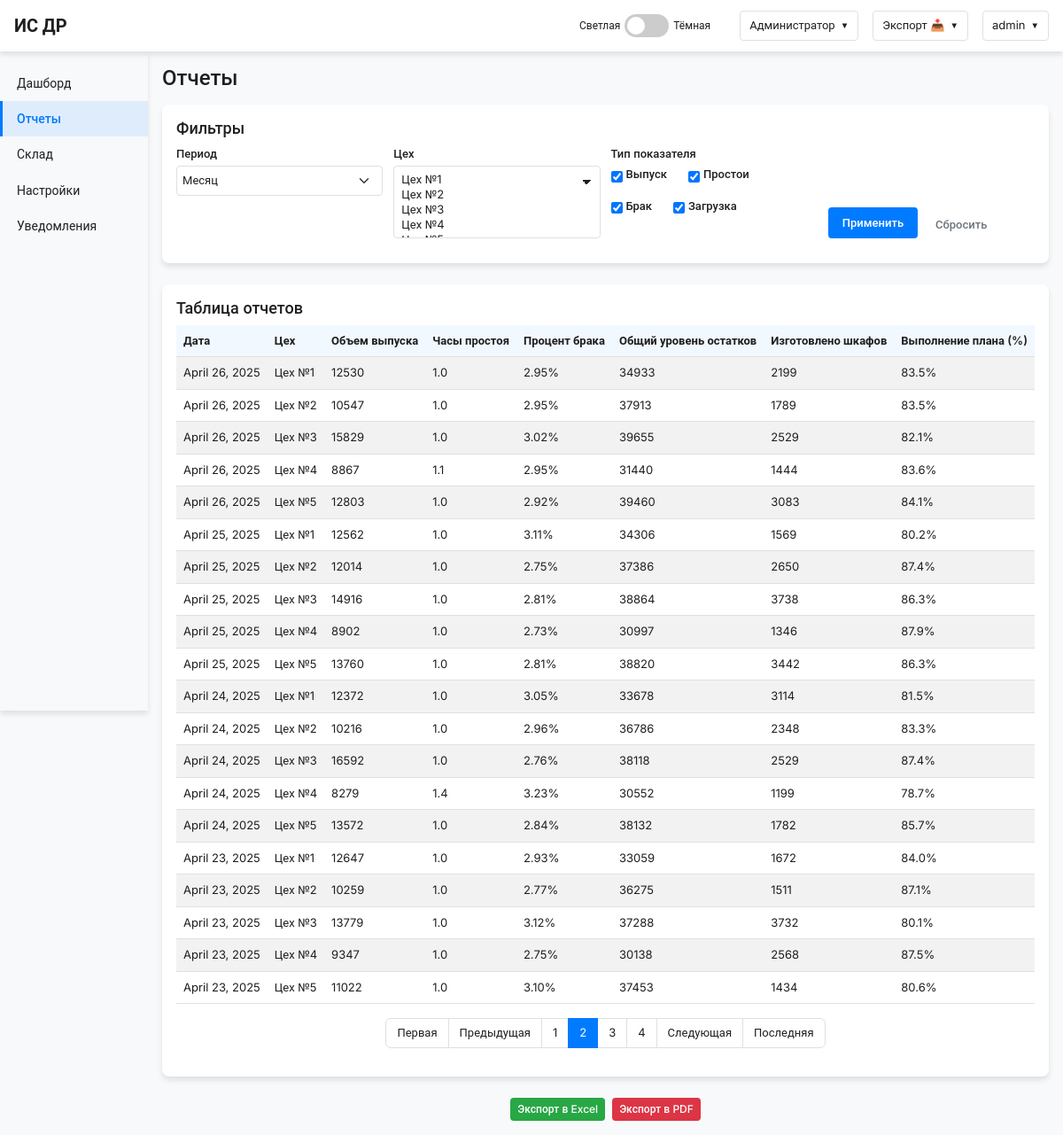
Screenshot of /reports/?page=2 (signed in) with the database file from the repository.
### backend/dashboard/models.py (models this page shows, shortened)
class KPIRecord(models.Model):
    shop = models.ForeignKey(Shop, on_delete=models.CASCADE, verbose_name="Цех")
    date = models.DateField(verbose_name="Дата")
    output = models.IntegerField(verbose_name="Объем выпуска")
    downtime_hours = models.FloatField(verbose_name="Часы простоя")
    defect_rate = models.FloatField(verbose_name="Процент брака")
    equipment_load = models.FloatField(verbose_name="Загрузка оборудования (%)")
    inventory_level = models.IntegerField(verbose_name="Общий уровень остатков на складе (ед.)", default=0)
    dse_volume = models.IntegerField(verbose_name="Объем ДСЕ", default=0)
    cabinets_produced = models.IntegerField(verbose_name="Изготовлено шкафов", default=0)
    plan_completion = models.FloatField(verbose_name="Выполнение плана (%)", default=0.0)
    quality_index = models.FloatField(verbose_name="Индекс качества (%)", default=0.0)
    productivity_index = models.FloatField(verbose_name="Индекс производительности (%)", default=0.0)
    energy_consumption = models.FloatField(verbose_name="Потребление энергии (кВт·ч)", default=0.0)
    material_utilization = models.FloatField(verbose_name="Использование материалов (%)", default=0.0)
    class Meta:
        verbose_name = "Запись KPI"
        verbose_name_plural = "Записи KPI"

class Shop(models.Model):
    name = models.CharField(max_length=100, verbose_name="Название цеха")
    class Meta:
        verbose_name = "Цех"
        verbose_name_plural = "Цеха"

### backend/dashboard/views.py (the view)
# urls.py: path('reports/', views.reports, name='reports'),
@login_required
def reports(request):
    from django.core.paginator import Paginator
    from datetime import datetime, timedelta
    period = request.GET.get('period', 'month')  # day, week, month, quarter, year
    shop_ids = request.GET.getlist('shop', [])  # список ID цехов
    indicators = request.GET.getlist('indicator', ['output', 'downtime', 'defect', 'load'])  # типы показателей
    page_number = request.GET.get('page', 1)  # номер страницы для пагинации
    shops = Shop.objects.all()
    if shop_ids:
        shops = shops.filter(id__in=shop_ids)
    max_date = KPIRecord.objects.order_by('-date').first().date if KPIRecord.objects.exists() else datetime.now().date()
    if period == 'day':
        start_date = max_date
    elif period == 'week':
        start_date = max_date - timedelta(days=7)
    elif period == 'month':
        start_date = max_date - timedelta(days=30)
    elif period == 'quarter':
        start_date = max_date - timedelta(days=90)
    elif period == 'year':
        start_date = max_date - timedelta(days=365)
    else:
        start_date = max_date - timedelta(days=30)  # по умолчанию месяц
    kpi_records = KPIRecord.objects.filter(
        date__gte=start_date
    ).select_related('shop')
    if shop_ids:
        kpi_records = kpi_records.filter(shop_id__in=shop_ids)
    kpi_records = kpi_records.order_by('-date', 'shop__name')
    paginator = Paginator(kpi_records, 20)  # 20 записей на страницу
    page_obj = paginator.get_page(page_number)
    context = {
        'page_obj': page_obj,
        'shops': shops,
        'selected_period': period,
        'selected_shops': [int(id) for id in shop_ids if id.isdigit()],
        'selected_indicators': indicators,
    }
    return render(request, 'reports.html', context)

### frontend/templates/reports.html (shortened to what this page needs)
{% extends "base.html" %}
{% block content %}
    <h1>Отчеты</h1>
    <div class="filters">
        <h3>Фильтры</h3>
        <form id="filterForm" method="get">
            <div class="filter-row">
                <div class="filter-group">
                    <label for="period">Период</label>
                    <select class="form-select" id="period" name="period">
                        <option value="month" {% if selected_period == 'month' %}selected{% endif %}>Месяц</option>
                    </select>
                </div>
                <div class="filter-group">
                    <label for="shop">Цех</label>
                    <select class="form-select" id="shop" name="shop" multiple>
                        {% for shop in shops %}
                            <option value="{{ shop.id }}" {% if shop.id in selected_shops %}selected{% endif %}>{{ shop.name }}</option>
                        {% endfor %}
                    </select>
                </div>
                <div class="filter-group">
                    <label>Тип показателя</label>
                    <div class="filter-checkboxes">
                        <div class="filter-checkbox">
                            <input type="checkbox" id="output" name="indicator" value="output" {% if 'output' in selected_indicators or selected_indicators|length == 0 %}checked{% endif %}>
                            <label for="output">Выпуск</label>
                        </div>
                        <div class="filter-checkbox">
                            <input type="checkbox" id="downtime" name="indicator" value="downtime" {% if 'downtime' in selected_indicators or selected_indicators|length == 0 %}checked{% endif %}>
                            <label for="downtime">Простои</label>
                        </div>
                        <div class="filter-checkbox">
                            <input type="checkbox" id="defect" name="indicator" value="defect" {% if 'defect' in selected_indicators or selected_indicators|length == 0 %}checked{% endif %}>
                            <label for="defect">Брак</label>
                        </div>
                        <div class="filter-checkbox">
                            <input type="checkbox" id="load" name="indicator" value="load" {% if 'load' in selected_indicators or selected_indicators|length == 0 %}checked{% endif %}>
                            <label for="load">Загрузка</label>
                        </div>
                    </div>
                </div>
                <div class="filter-group d-flex align-items-end">
                    <button type="submit" class="apply-button me-2">
                        Применить
                    </button>
                    <button type="button" class="btn btn-outline-secondary" id="resetFilters">
                        Сбросить
                    </button>
                </div>
            </div>
        </form>
    </div>
    <div class="table-container">
        <h3>Таблица отчетов</h3>
        <div class="table-responsive">
            <table class="table table-striped">
                <thead>
                    <tr>
                        <th>Дата</th>
                        <th>Цех</th>
                        <th>Объем выпуска</th>
                        <th>Часы простоя</th>
                        <th>Процент брака</th>
                        <th>Общий уровень остатков</th>
                        <th>Изготовлено шкафов</th>
                        <th>Выполнение плана (%)</th>
                    </tr>
                </thead>
                <tbody>
                    {% for record in page_obj %}
                    <tr>
                        <td>{{ record.date }}</td>
                        <td>{{ record.shop.name }}</td>
                        <td>{{ record.output|floatformat:0 }}</td>
                        <td>{{ record.downtime_hours|floatformat:1 }}</td>
                        <td>{{ record.defect_rate|floatformat:2 }}%</td>
                        <td>{{ record.inventory_level|floatformat:0 }}</td>
                        <td>{{ record.cabinets_produced|floatformat:0 }}</td>
                        <td>{{ record.plan_completion|floatformat:1 }}%</td>
                    </tr>
                    {% empty %}
                    <tr>
                        <td colspan="8" class="text-center">Нет данных для отображения</td>
                    </tr>
                    {% endfor %}
                </tbody>
            </table>
        </div>
        {% if page_obj.has_other_pages %}
        <nav aria-label="Навигация по страницам">
            <ul class="pagination justify-content-center">
                {% if page_obj.has_previous %}
                    <li class="page-item">
                        <a class="page-link" href="?{% for key, value in request.GET.items %}{% if key != 'page' %}{{ key }}={{ value }}&{% endif %}{% endfor %}page=1">Первая</a>
                    </li>
                    <li class="page-item">
                        <a class="page-link" href="?{% for key, value in request.GET.items %}{% if key != 'page' %}{{ key }}={{ value }}&{% endif %}{% endfor %}page={{ page_obj.previous_page_number }}">Предыдущая</a>
                    </li>
                {% endif %}
                {% for num in page_obj.paginator.page_range %}
                    {% if page_obj.number == num %}
                        <li class="page-item active">
                            <span class="page-link">{{ num }}</span>
                        </li>
                    {% elif num > page_obj.number|add:'-3' and num < page_obj.number|add:'3' %}
                        <li class="page-item">
                            <a class="page-link" href="?{% for key, value in request.GET.items %}{% if key != 'page' %}{{ key }}={{ value }}&{% endif %}{% endfor %}page={{ num }}">{{ num }}</a>
                        </li>
                    {% endif %}
                {% endfor %}
                {% if page_obj.has_next %}
                    <li class="page-item">
                        <a class="page-link" href="?{% for key, value in request.GET.items %}{% if key != 'page' %}{{ key }}={{ value }}&{% endif %}{% endfor %}page={{ page_obj.next_page_number }}">Следующая</a>
                    </li>
                    <li class="page-item">
                        <a class="page-link" href="?{% for key, value in request.GET.items %}{% if key != 'page' %}{{ key }}={{ value }}&{% endif %}{% endfor %}page={{ page_obj.paginator.num_pages }}">Последняя</a>
                    </li>
                {% endif %}
            </ul>
        </nav>
        {% endif %}
    </div>
    <div class="d-flex justify-content-center mt-3">
        <button type="button" class="btn btn-success btn-sm me-2" onclick="showToast('Данные экспортированы в Excel', 'success')">
            Экспорт в Excel
        </button>
        <button type="button" class="btn btn-danger btn-sm" onclick="showToast('Данные экспортированы в PDF', 'success')">
            Экспорт в PDF
        </button>
    </div>
{% endblock %}

### frontend/templates/base.html (shortened to what this page needs)
<!DOCTYPE html>
<html lang="ru" class="{% if request.COOKIES.theme == 'dark' %}dark-theme{% endif %}">
<head>
    <link href="https://cdn.jsdelivr.net/npm/bootstrap@5.3.0-alpha1/dist/css/bootstrap.min.css" rel="stylesheet">
    <link href="/static/css/main.css" rel="stylesheet">
</head>
<body>
    <header class="header">
        <a href="{% url 'dashboard' %}" class="header-logo">ИС ДР</a>
        <div class="d-flex align-items-center">
            <div class="d-flex align-items-center me-3">
                <span class="toggle-label">Светлая</span>
                <label class="theme-toggle">
                    <span class="toggle-slider"></span>
                </label>
                <span class="toggle-label">Тёмная</span>
            </div>
            {% if user.is_authenticated %}
            <div class="dropdown">
                <button class="dropdown-button">
                    {% if user.groups.all.0.name %}
                        {{ user.groups.all.0.name }}
                    {% else %}
                        Роль
                    {% endif %}
                </button>
            </div>
            <div class="dropdown ms-3">
                <button class="dropdown-button">
                    Экспорт 📥
                </button>
            </div>
            <div class="dropdown ms-3">
                <button class="dropdown-button">
                    {{ user.username }}
                </button>
            </div>
            {% endif %}
        </div>
    </header>
    <div class="layout-container">
        {% if user.is_authenticated %}
        <aside class="sidebar">
            <nav>
                <ul class="sidebar-nav">
                    <li>
                        <a href="{% url 'dashboard' %}" class="{% if request.resolver_match.url_name == 'dashboard' %}active{% endif %}">
                            Дашборд
                        </a>
                    </li>
                    <li>
                        <a href="{% url 'reports' %}" class="{% if request.resolver_match.url_name == 'reports' %}active{% endif %}">
                            Отчеты
                        </a>
                    </li>
                    <li>
                        <a href="{% url 'inventory' %}" class="{% if request.resolver_match.url_name == 'inventory' %}active{% endif %}">
                            Склад
                        </a>
                    </li>
                    {% if user.groups.all.0.name == 'Администратор' %}
                    <li>
                        <a href="{% url 'settings' %}" class="{% if request.resolver_match.url_name == 'settings' %}active{% endif %}">
                            Настройки
                        </a>
                    </li>
                    {% endif %}
                    <li>
                        <a href="{% url 'alerts' %}" class="{% if request.resolver_match.url_name == 'alerts' %}active{% endif %}">
                            Уведомления
                        </a>
                    </li>
                </ul>
            </nav>
        </aside>
        {% endif %}
        <main class="main-content">
            {% block content %}
            {% endblock %}
        </main>
    </div>
</body>
</html>

### rows the page displays
KPIRecord: date "April 26, 2025", shop.name "Цех №1", output "12530", downtime_hours "1.0", defect_rate "2.95", inventory_level "34933", cabinets_produced "2199", plan_completion "83.5"
KPIRecord: date "April 26, 2025", shop.name "Цех №2", output "10547", downtime_hours "1.0", defect_rate "2.95", inventory_level "37913", cabinets_produced "1789", plan_completion "83.5"
KPIRecord: date "April 26, 2025", shop.name "Цех №3", output "15829", downtime_hours "1.0", defect_rate "3.02", inventory_level "39655", cabinets_produced "2529", plan_completion "82.1"
KPIRecord: date "April 26, 2025", shop.name "Цех №4", output "8867", downtime_hours "1.1", defect_rate "2.95", inventory_level "31440", cabinets_produced "1444", plan_completion "83.6"
KPIRecord: date "April 26, 2025", shop.name "Цех №5", output "12803", downtime_hours "1.0", defect_rate "2.92", inventory_level "39460", cabinets_produced "3083", plan_completion "84.1"
KPIRecord: date "April 25, 2025", shop.name "Цех №1", output "12562", downtime_hours "1.0", defect_rate "3.11", inventory_level "34306", cabinets_produced "1569", plan_completion "80.2"
KPIRecord: date "April 25, 2025", shop.name "Цех №2", output "12014", downtime_hours "1.0", defect_rate "2.75", inventory_level "37386", cabinets_produced "2650", plan_completion "87.4"
KPIRecord: date "April 25, 2025", shop.name "Цех №3", output "14916", downtime_hours "1.0", defect_rate "2.81", inventory_level "38864", cabinets_produced "3738", plan_completion "86.3"
KPIRecord: date "April 25, 2025", shop.name "Цех №4", output "8902", downtime_hours "1.0", defect_rate "2.73", inventory_level "30997", cabinets_produced "1346", plan_completion "87.9"
KPIRecord: date "April 25, 2025", shop.name "Цех №5", output "13760", downtime_hours "1.0", defect_rate "2.81", inventory_level "38820", cabinets_produced "3442", plan_completion "86.3"
KPIRecord: date "April 24, 2025", shop.name "Цех №1", output "12372", downtime_hours "1.0", defect_rate "3.05", inventory_level "33678", cabinets_produced "3114", plan_completion "81.5"
KPIRecord: date "April 24, 2025", shop.name "Цех №2", output "10216", downtime_hours "1.0", defect_rate "2.96", inventory_level "36786", cabinets_produced "2348", plan_completion "83.3"
KPIRecord: date "April 24, 2025", shop.name "Цех №3", output "16592", downtime_hours "1.0", defect_rate "2.76", inventory_level "38118", cabinets_produced "2529", plan_completion "87.4"
KPIRecord: date "April 24, 2025", shop.name "Цех №4", output "8279", downtime_hours "1.4", defect_rate "3.23", inventory_level "30552", cabinets_produced "1199", plan_completion "78.7"
KPIRecord: date "April 24, 2025", shop.name "Цех №5", output "13572", downtime_hours "1.0", defect_rate "2.84", inventory_level "38132", cabinets_produced "1782", plan_completion "85.7"
KPIRecord: date "April 23, 2025", shop.name "Цех №1", output "12647", downtime_hours "1.0", defect_rate "2.93", inventory_level "33059", cabinets_produced "1672", plan_completion "84.0"
KPIRecord: date "April 23, 2025", shop.name "Цех №2", output "10259", downtime_hours "1.0", defect_rate "2.77", inventory_level "36275", cabinets_produced "1511", plan_completion "87.1"
KPIRecord: date "April 23, 2025", shop.name "Цех №3", output "13779", downtime_hours "1.0", defect_rate "3.12", inventory_level "37288", cabinets_produced "3732", plan_completion "80.1"
KPIRecord: date "April 23, 2025", shop.name "Цех №4", output "9347", downtime_hours "1.0", defect_rate "2.75", inventory_level "30138", cabinets_produced "2568", plan_completion "87.5"
KPIRecord: date "April 23, 2025", shop.name "Цех №5", output "11022", downtime_hours "1.0", defect_rate "3.10", inventory_level "37453", cabinets_produced "1434", plan_completion "80.6"

### other values shown
{{ user.groups.all.0.name }} "Администратор"
{{ user.username }} "admin"
{{ num }} "1" "3" "4"
{{ num }} "2"
